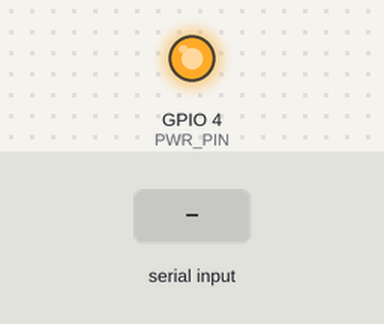
This sketch was run on a simulated ESP32. On the bench: output pins drawn as LEDs (lit = HIGH). The test bench sets the inputs (shaded band). What the sketch prints to the serial monitor is not drawn.

Above: at 0.3 s.
At 2.4 s:
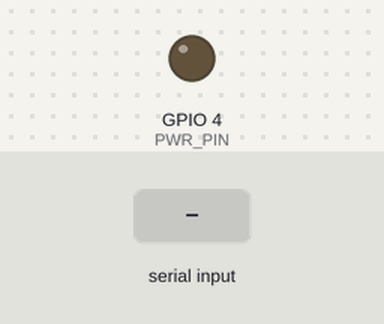
2.5 s: "1" received over the second serial link
Timing chart, 0 to 5.5 s (numbered marks = the images above; inputs shaded):
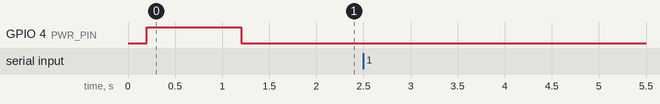

Measured:
- after the input at 2.5 s, every drawn part: stays the same

The sketch:

modem_diagnostic.ino
```cpp
// --- MUST BE AT THE VERY TOP ---
#define TINY_GSM_MODEM_A7670

#include <TinyGsmClient.h>

// PINOUT Lilygo T-A7670E
#define UART_BAUD   115200
#define PIN_TX      27
#define PIN_RX      26
#define PWR_PIN     4

HardwareSerial modemSerial(1);
TinyGsm modem(modemSerial);

void setup() {
  Serial.begin(115200);
  delay(100);
  Serial.println("\n--- DIAGNOSTICA MODEM BEEWISE ---");

  // Accensione Modem
  pinMode(PWR_PIN, OUTPUT);
  digitalWrite(PWR_PIN, LOW);
  delay(100);
  digitalWrite(PWR_PIN, HIGH);
  delay(1000);
  digitalWrite(PWR_PIN, LOW);

  modemSerial.begin(UART_BAUD, SERIAL_8N1, PIN_RX, PIN_TX);

  Serial.println("Controllo risposta modem (AT)...");

  int retry = 0;
  while (!modem.testAT() && retry < 20) {
    Serial.print(".");
    delay(500);
    retry++;
  }

  if (modem.testAT()) {
    Serial.println("\n✅ Modem Risponde!");
    Serial.print("Modello: "); Serial.println(modem.getModemName());
    Serial.print("Segnale (RSSI): "); Serial.println(modem.getSignalQuality());
  } else {
    Serial.println("\n❌ Il modem NON risponde. Controlla i PIN e la batteria.");
  }
}

void loop() {
  // Serial bridge per inviare comandi AT manuali
  if (Serial.available()) {
    modemSerial.write(Serial.read());
  }
  if (modemSerial.available()) {
    Serial.write(modemSerial.read());
  }
}
```
